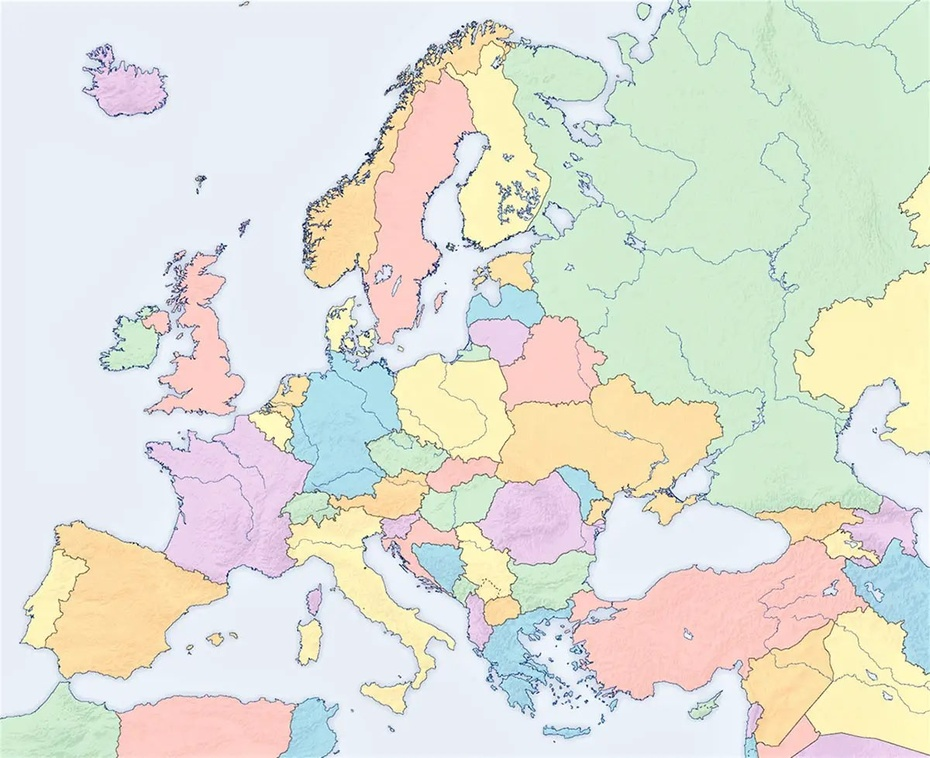
#> input picture Pruebas/PruebasQuinceañeras/GrafoMapeado/Mapa.jpg, 930 x 758 px, shrunk from 1200 x 978 before the run, found by its file name
$ python Mapear.py
#> lines starting #> are read from the running program, lines starting #| are printed output that depends on the picture
import matplotlib.pyplot as plt
import matplotlib.image as mpimg
from diccionariosLineasPuntos import puntos, lineas

class Mapeado:
    def __init__(self):
        self.puntos = puntos
        self.lineas = lineas

    def graficar_puntos(self):
        try:
            # Cargar la imagen de fondo
            background_img = mpimg.imread('IA/IA/Pruebas/PruebasQuinceañeras/GrafoMapeado/Mapa.jpg')
#> background_img is the input picture: shape (758, 930, 3); mean R, G, B 224.2, 226, 215.9

            # Crear el gráfico
            plt.figure(figsize=(10, 8))
            plt.imshow(background_img, extent=[-50, 50, -50, 50])

            for punto, coordenadas in self.puntos.items():
                plt.plot(coordenadas[0], coordenadas[1], marker='o', markersize=8, color='blue')
                plt.text(coordenadas[0], coordenadas[1], punto, fontsize=12, ha='right')

            # Graficar las líneas
            self.graficar_lineas()

            plt.xlabel('Eje X')
            plt.ylabel('Eje Y')
            plt.title('Grafo')
            plt.grid(False)
            plt.axis('off')
            plt.show()
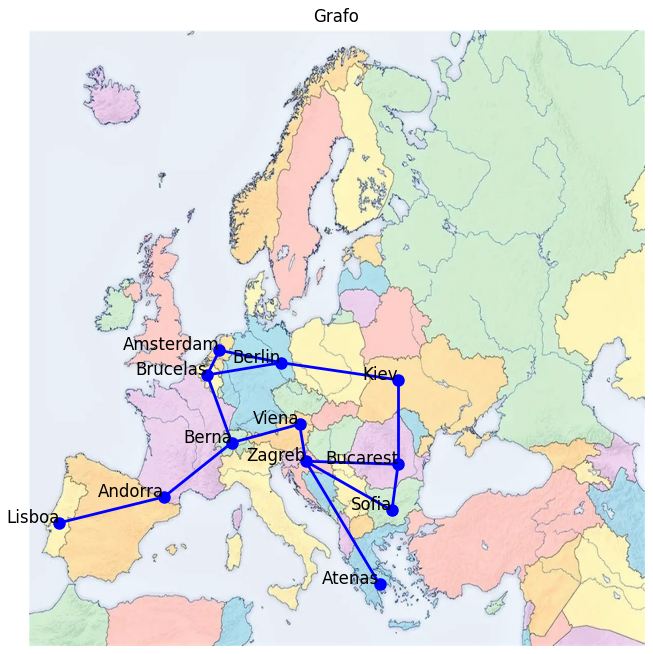
#> figure drawn by matplotlib, 1 panel

        except FileNotFoundError:
            print("Error: No se pudo encontrar la imagen de fondo.")

    def graficar_lineas(self):
        for (ciudad1, ciudad2), propiedades in self.lineas.items():
            coords_ciudad1 = self.puntos[ciudad1]
            coords_ciudad2 = self.puntos[ciudad2]
            plt.plot([coords_ciudad1[0], coords_ciudad2[0]],
                     [coords_ciudad1[1], coords_ciudad2[1]],
                     linestyle=propiedades['linestyle'], color='blue', linewidth=2)

# Uso de la clase y graficación de puntos con imagen de fondo
objeto = Mapeado()
objeto.graficar_puntos()
